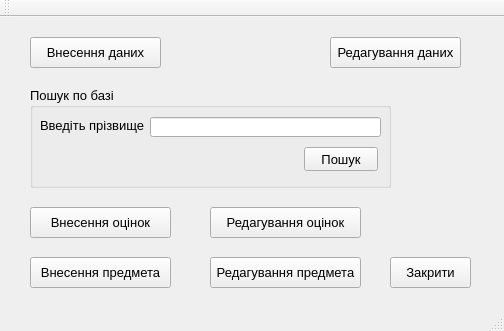
<?xml version="1.0" encoding="UTF-8"?>
<ui version="4.0">
 <class>MainWindow</class>
 <widget class="QMainWindow" name="MainWindow">
  <property name="geometry">
   <rect>
    <x>0</x>
    <y>0</y>
    <width>504</width>
    <height>331</height>
   </rect>
  </property>
  <property name="font">
   <font>
    <pointsize>10</pointsize>
   </font>
  </property>
  <property name="windowTitle">
   <string>База даних студентів ЄУ</string>
  </property>
  <widget class="QWidget" name="centralWidget">
   <widget class="QPushButton" name="pushButton">
    <property name="geometry">
     <rect>
      <x>30</x>
      <y>20</y>
      <width>131</width>
      <height>31</height>
     </rect>
    </property>
    <property name="font">
     <font>
      <pointsize>10</pointsize>
     </font>
    </property>
    <property name="text">
     <string>Внесення даних</string>
    </property>
   </widget>
   <widget class="QPushButton" name="pushButton_2">
    <property name="geometry">
     <rect>
      <x>330</x>
      <y>20</y>
      <width>131</width>
      <height>31</height>
     </rect>
    </property>
    <property name="font">
     <font>
      <pointsize>10</pointsize>
     </font>
    </property>
    <property name="text">
     <string>Редагування даних</string>
    </property>
   </widget>
   <widget class="QGroupBox" name="groupBox">
    <property name="geometry">
     <rect>
      <x>30</x>
      <y>70</y>
      <width>361</width>
      <height>101</height>
     </rect>
    </property>
    <property name="font">
     <font>
      <pointsize>10</pointsize>
     </font>
    </property>
    <property name="title">
     <string>Пошук по базі</string>
    </property>
    <widget class="QLabel" name="label">
     <property name="geometry">
      <rect>
       <x>10</x>
       <y>30</y>
       <width>121</width>
       <height>16</height>
      </rect>
     </property>
     <property name="font">
      <font>
       <pointsize>10</pointsize>
      </font>
     </property>
     <property name="text">
      <string>Введіть прізвище</string>
     </property>
    </widget>
    <widget class="QLineEdit" name="surname">
     <property name="geometry">
      <rect>
       <x>120</x>
       <y>30</y>
       <width>231</width>
       <height>20</height>
      </rect>
     </property>
     <property name="font">
      <font>
       <pointsize>10</pointsize>
      </font>
     </property>
     <property name="contextMenuPolicy">
      <enum>Qt::NoContextMenu</enum>
     </property>
     <property name="layoutDirection">
      <enum>Qt::LeftToRight</enum>
     </property>
     <property name="autoFillBackground">
      <bool>false</bool>
     </property>
     <property name="text">
      <string/>
     </property>
     <property name="alignment">
      <set>Qt::AlignRight|Qt::AlignTrailing|Qt::AlignVCenter</set>
     </property>
    </widget>
    <widget class="QPushButton" name="pushFind">
     <property name="geometry">
      <rect>
       <x>274</x>
       <y>60</y>
       <width>74</width>
       <height>24</height>
      </rect>
     </property>
     <property name="font">
      <font>
       <pointsize>10</pointsize>
      </font>
     </property>
     <property name="text">
      <string>Пошук</string>
     </property>
     <property name="iconSize">
      <size>
       <width>30</width>
       <height>30</height>
      </size>
     </property>
     <property name="autoDefault">
      <bool>false</bool>
     </property>
    </widget>
   </widget>
   <widget class="QPushButton" name="pushButton_3">
    <property name="geometry">
     <rect>
      <x>390</x>
      <y>240</y>
      <width>81</width>
      <height>31</height>
     </rect>
    </property>
    <property name="font">
     <font>
      <pointsize>10</pointsize>
     </font>
    </property>
    <property name="text">
     <string>Закрити</string>
    </property>
   </widget>
   <widget class="QPushButton" name="pushButton_4">
    <property name="geometry">
     <rect>
      <x>30</x>
      <y>190</y>
      <width>141</width>
      <height>31</height>
     </rect>
    </property>
    <property name="text">
     <string>Внесення оцінок</string>
    </property>
   </widget>
   <widget class="QPushButton" name="pushButton_5">
    <property name="geometry">
     <rect>
      <x>210</x>
      <y>190</y>
      <width>151</width>
      <height>31</height>
     </rect>
    </property>
    <property name="text">
     <string>Редагування оцінок</string>
    </property>
   </widget>
   <widget class="QPushButton" name="pushButton_6">
    <property name="geometry">
     <rect>
      <x>30</x>
      <y>240</y>
      <width>141</width>
      <height>31</height>
     </rect>
    </property>
    <property name="text">
     <string>Внесення предмета</string>
    </property>
   </widget>
   <widget class="QPushButton" name="pushButton_7">
    <property name="geometry">
     <rect>
      <x>210</x>
      <y>240</y>
      <width>151</width>
      <height>31</height>
     </rect>
    </property>
    <property name="text">
     <string>Редагування предмета</string>
    </property>
   </widget>
  </widget>
  <widget class="QMenuBar" name="menuBar">
   <property name="geometry">
    <rect>
     <x>0</x>
     <y>0</y>
     <width>504</width>
     <height>21</height>
    </rect>
   </property>
  </widget>
  <widget class="QToolBar" name="mainToolBar">
   <attribute name="toolBarArea">
    <enum>TopToolBarArea</enum>
   </attribute>
   <attribute name="toolBarBreak">
    <bool>false</bool>
   </attribute>
  </widget>
  <widget class="QStatusBar" name="statusBar"/>
 </widget>
 <layoutdefault spacing="6" margin="11"/>
 <resources/>
 <connections/>
</ui>
